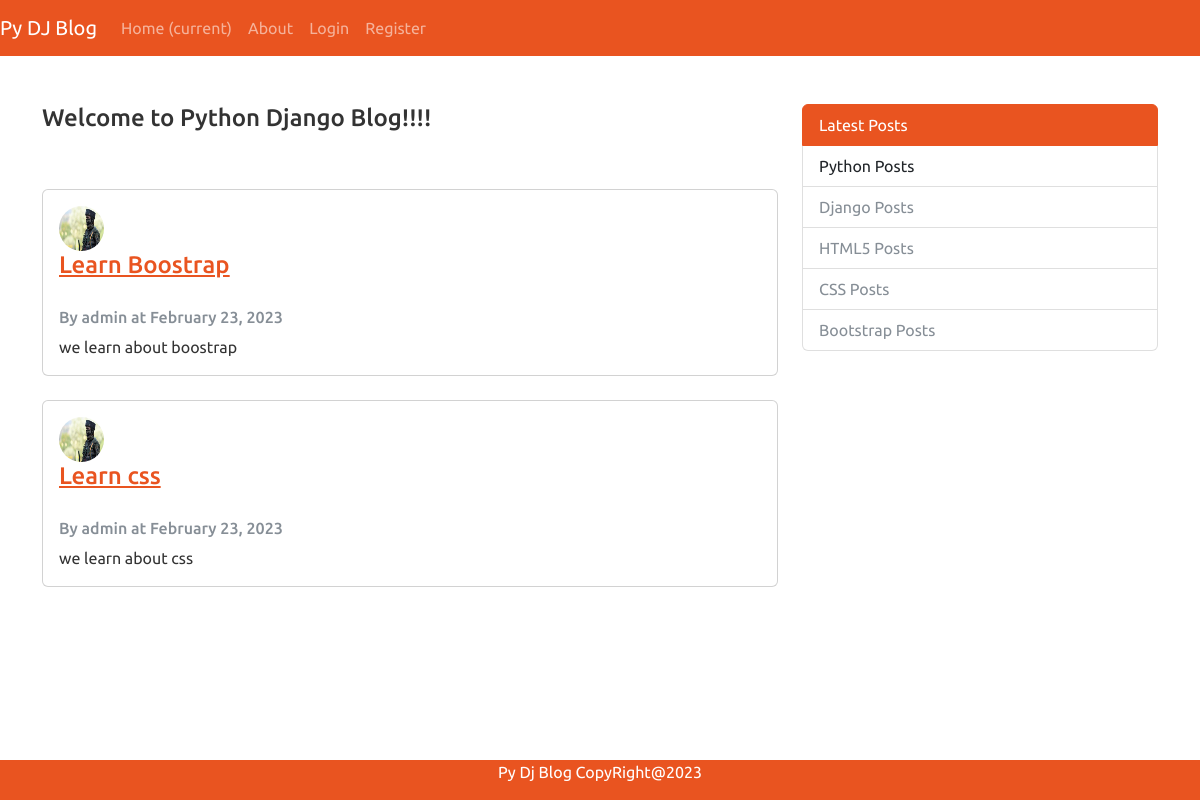
The page / on the database its author committed.
### blog/models.py (models this page shows, shortened)
class Post(models.Model):
    title = models.CharField(max_length=100)
    content = models.TextField()
    date_posted = models.DateTimeField(default=timezone.now)  # possible values - auto_now = True , auto_now_add = True, default
    author = models.ForeignKey(User,on_delete = models.CASCADE)

### users/models.py (models this page shows, shortened)
class Profile(models.Model):
    user = models.OneToOneField(User, on_delete=models.CASCADE)
    image = models.ImageField(default='profile_pics/default.jpg', upload_to='profile_pics')

### blog/views.py (the view)
# urls.py: path('',PostListView.as_view(),name="home"),
class PostListView(ListView):
    model=Post
    template_name="home.html"
    context_object_name='posts'
    ordering=['-date_posted']

### blog/templates/home.html (shortened to what this page needs)
{% extends 'base.html'%}
{% block content%}
<h4>Welcome to Python Django Blog!!!!</h4>
<br />
<br />
{% for p in posts %}
<div class="card">
    <div class="card-body">
        <div class="row">
        <div class="col-md-1">
            <img class="rounded-circle" style="width: 45px;height:45px" src="{{ p.author.profile.image.url }}">
            </div>
            <div class="col-md-16">
                <h4><a class="card-title" href="#">{{p.title}}</a></h4>
            </div>
        </div>
        <br>
        <h6 class="card-subtitle mb-2 text-muted">By {{p.author}} at {{p.date_posted |date:"F d, Y"}} <br />
        </h6>
        <p class="card-text" style="width: 550px;">{{p.content}}</p>
    </div>
</div>
<br />
{% endfor %}
{% endblock %}

### templates/base.html (shortened to what this page needs)
{% load static %}
<!DOCTYPE html>
<html lang="en">
<head>
    <link rel="stylesheet" type="text/css" href="{% static 'assets/css/bootstrap.min.css'%}">
    <link rel="stylesheet" type="text/css" href="{% static 'assets/css/custom.css'%}">
</head>
<body>
    <nav class="navbar navbar-expand-lg navbar-dark bg-primary">
        <a class="navbar-brand" href="#">Py DJ Blog</a>
        <div class="collapse navbar-collapse" id="navbarColor01">
            <ul class="navbar-nav mr-auto">
                <li class="nav-item active">
                    <a class="nav-link" href="{% url 'home' %}">Home <span class="sr-only">(current)</span></a>
                </li>
                <li class="nav-item">
                    <a class="nav-link" href="#">About</a>
                </li>
                {% if user.is_authenticated %}
                <li class="nav-item">
                    <a class="nav-link" href="{% url 'profile' %}">Profile</a>
                </li>
                <li>
                    <a class="nav-link" href="{% url 'post-create'%}">Create Post</a>
                </li>
                <li class="nav-item">
                    <a class="nav-link" href="{% url 'logout' %}">logout</a>
                </li>
               <li>
                    <label style="width:250px;color: white;margin-top: 8px;margin-left: 15px;">Welcome -
                        {{user.username}}</label>
                </li>
                {% else %}
                <li class="nav-item">
                    <a class="nav-link" href="{% url 'login' %}">Login</a>
                </li>
                <li class="nav-item">
                    <a class="nav-link" href="{% url 'register' %}">Register</a>
                </li>
                {% endif %}
            </ul>
        </div>
    </nav>
    <br />
    <br />
    <div class="container">
        <div class="row">
            <div class="col-sm-8">
                {% block content %}
                {% endblock %}
            </div>
            <div class="col-sm-4">
                <div class="list-group">
                    <a href="#" class="list-group-item list-group-item-action active">
                        Latest Posts
                    </a>
                    <a href="#" class="list-group-item list-group-item-action">
                        Python Posts
                    </a>
                    <a href="#" class="list-group-item list-group-item-action disabled">
                        Django Posts
                    </a>
                    <a href="#" class="list-group-item list-group-item-action disabled">
                        HTML5 Posts
                    </a>
                    <a href="#" class="list-group-item list-group-item-action disabled">
                        CSS Posts
                    </a>
                    <a href="#" class="list-group-item list-group-item-action disabled">
                        Bootstrap Posts
                    </a>
                </div>
            </div>
        </div>
    </div>
    <div class="footer">
        <p>Py Dj Blog CopyRight@2023</p>
    </div>
</body>
</html>

### static/assets/css/custom.css (style rules this page uses)
.footer { position: fixed; left: 0; bottom: 0; width: 100%; background-color:#e95420; color: white; text-align: center; }

### rows shown on the page
Post: author.profile.image (placeholder picture), title "Learn Boostrap", author "admin", date_posted "February 23, 2023", content "we learn about boostrap"
Post: author.profile.image (placeholder picture), title "Learn css", author "admin", date_posted "February 23, 2023", content "we learn about css"
